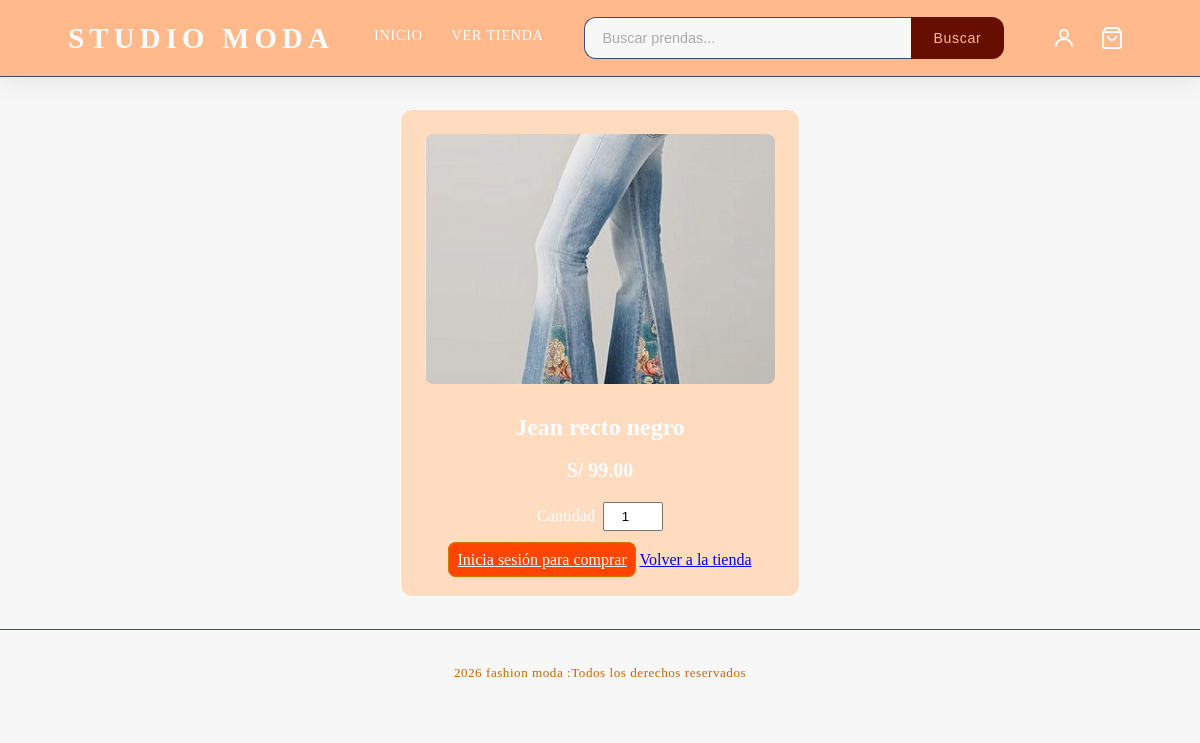
/detalles/2, run on the app's committed database.
### proyecto.py (models this page shows)
class Producto(db.Model):
    id        = db.Column(db.Integer, primary_key=True)
    nombre    = db.Column(db.String(100), nullable=False)
    categoria = db.Column(db.String(50), nullable=False)
    precio    = db.Column(db.Float, nullable=False)
    imagen    = db.Column(db.String(200), default="default.jpg")

### proyecto.py (the view)
@app.route("/detalles/<int:id>")
def detalles(id):
    producto = Producto.query.get_or_404(id)
    return render_template("detalles.html", producto=producto)

### templates/detalles.html (shortened to what this page needs)
<!DOCTYPE html>
<html lang="en">
<head>
    <link rel="stylesheet" href="{{ url_for('static', filename='stylesheet.css') }}">
</head>
<body>
     <header class="header">
    <div class="header-inner">
      <div class="logo">Studio moda</div>
      <nav class="nav">
        <a href="{{ url_for('inicio') }}" class="nav-link">Inicio</a>
        <a href="{{ url_for('tienda') }}" class="nav-link">Ver Tienda</a>
      </nav>
      <div class="search-bar">
        <input type="text" class="search-input" placeholder="Buscar prendas..." />
        <button class="search-btn">Buscar</button>
      </div>
      <div class="nav-actions">
  {% if session.usuario %}
    <a href="{{ url_for('mi_cuenta') }}" class="btn-icon" title="Mi perfil">
      <svg xmlns="http://www.w3.org/2000/svg" width="24" height="24" viewBox="0 0 24 24" fill="none"
        stroke="currentColor" stroke-width="1.8" stroke-linecap="round" stroke-linejoin="round">
        <circle cx="12" cy="8" r="4" />
        <path d="M4 20c0-4 3.6-7 8-7s8 3 8 7" />
      </svg>
      <span>{{ session.usuario }}</span>
    </a>
    <a href="{{ url_for('logout') }}" class="btn-icon" title="Cerrar sesión">
      <svg xmlns="http://www.w3.org/2000/svg" width="24" height="24" viewBox="0 0 24 24" fill="none"
        stroke="currentColor" stroke-width="1.8" stroke-linecap="round" stroke-linejoin="round">
        <path d="M9 21H5a2 2 0 0 1-2-2V5a2 2 0 0 1 2-2h4"/>
        <polyline points="16 17 21 12 16 7"/>
        <line x1="21" y1="12" x2="9" y2="12"/>
      </svg>
    </a>
  {% else %}
    <a href="{{ url_for('perfil') }}" class="btn-icon" title="Perfil">
      <svg xmlns="http://www.w3.org/2000/svg" width="24" height="24" viewBox="0 0 24 24" fill="none"
        stroke="currentColor" stroke-width="1.8" stroke-linecap="round" stroke-linejoin="round">
        <circle cx="12" cy="8" r="4" />
        <path d="M4 20c0-4 3.6-7 8-7s8 3 8 7" />
      </svg>
    </a>
  {% endif %}
  <a href="{{ url_for('carrito') }}" class="btn-icon" title="Carrito">
  </a>
</div>
    </div>
  </header>
    <div class="detalle-card">
    <img src="{{ url_for('static', filename='img/' + producto.imagen) }}" alt="{{ producto.nombre }}" class="detalle-img">
    <h2>{{ producto.nombre }}</h2>
    <p class="detalle-precio">S/ {{ "%.2f"|format(producto.precio) }}</p>
    <div class="detalle-cantidad">
        <label>Cantidad</label>
        <input type="number" id="cantidad" value="1" min="1">
    </div>
    {% if session.usuario %}
        <a href="{{ url_for('agregar_carrito', id=producto.id) }}" class="btn-agregar">Agregar al carrito</a>
    {% else %}
        <a href="{{ url_for('perfil') }}" class="btn-agregar">Inicia sesión para comprar</a>
    {% endif %}
    <a href="/tienda" class="btn-volver">Volver a la tienda</a>
</div>
     <footer class="footer">
    <p> 2026 fashion moda :Todos los derechos reservados</p>
  </footer>
</body>
</html>
</html>

### static/stylesheet.css (style rules this page uses)
*, *::before, *::after { box-sizing: border-box; margin: 0; padding: 0; }
:root { --cream: #f7f7f7; --sand: #404a7e; --charcoal: #f7fdff; --warm: #660f00; --accent: #520000; --white: #ffb98a; --shadow: 0 4px 24px rgba(28, 28, 28, 0.08); --radius: 12px; }
html { scroll-behavior: smooth; }
body { background-color: var(--cream); color: var(--charcoal); font-weight: 300; line-height: 1.6; }
.header { background-color: var(--white); border-bottom: 1px solid var(--sand); position: sticky; top: 0; z-index: 100; box-shadow: var(--shadow); }
.header-inner { max-width: 1200px; margin: 0 auto; padding: 0 2rem; height: 76px; display: flex; align-items: center; justify-content: center; gap: 2.5rem; }
.nav-actions { display: flex; align-items: center; gap: 8px; flex-shrink: 0; }
.btn-icon { display: flex; align-items: center; justify-content: center; width: 40px; height: 40px; border-radius: 50%; color: var(--charcoal); text-decoration: none; transition: background-color 0.25s, color 0.25s; }
.logo { font-size: 1.8rem; font-weight: 600; letter-spacing: 0.18em; color: var(--charcoal); text-transform: uppercase; white-space: nowrap; }
.nav { display: flex; gap: 1.8rem; align-items: center; white-space: nowrap; }
.nav-link { text-decoration: none; color: var(--charcoal); font-size: 0.88rem; font-weight: 500; letter-spacing: 0.06em; text-transform: uppercase; padding-bottom: 3px; border-bottom: 2px solid transparent; transition: border-color 0.25s, color 0.25s; }
.search-bar { display: flex; align-items: center; gap: 0; flex: 1; max-width: 420px; }
.search-input { flex: 1; height: 42px; padding: 0 1.1rem; border: 1.5px solid var(--sand); border-right: none; border-radius: var(--radius) 0 0 var(--radius); background: var(--cream); font-size: 0.9rem; color: var(--charcoal); outline: none; transition: border-color 0.2s; }
.search-input::placeholder { color: #aaa; }
.search-btn { height: 42px; padding: 0 1.4rem; background-color: var(--warm); color: var(--white); border: none; border-radius: 0 var(--radius) var(--radius) 0; font-size: 0.88rem; font-weight: 500; letter-spacing: 0.05em; cursor: pointer; white-space: nowrap; transition: background-color 0.25s; }
.footer { text-align: center; padding: 2rem; font-size: 0.82rem; color: #c26700; letter-spacing: 0.04em; border-top: 1px solid var(--sand); }
.btn-agregar { margin-top: 4px; padding: 0.5rem; border: 1px solid #ce7b00; border-radius: 8px; background: orangered; cursor: pointer; color: white; }
.detalle-card { max-width: 400px; margin: 2rem auto; background: rgb(255, 220, 191); border: 1px solid #ffffff; border-radius: 12px; padding: 1.5rem; text-align: center; }
.detalle-img { width: 100%; height: 250px; object-fit: cover; border-radius: 8px; margin-bottom: 1rem; }
.detalle-precio { font-size: 20px; font-weight: 600; margin: 0.5rem 0; }
.detalle-cantidad { display: flex; justify-content: center; align-items: center; gap: 8px; margin: 1rem 0; }
.detalle-cantidad input { width: 60px; padding: 0.3rem; text-align: center; }

### data on the page
Producto: imagen (picture), nombre "Jean recto negro", precio "99.00"
